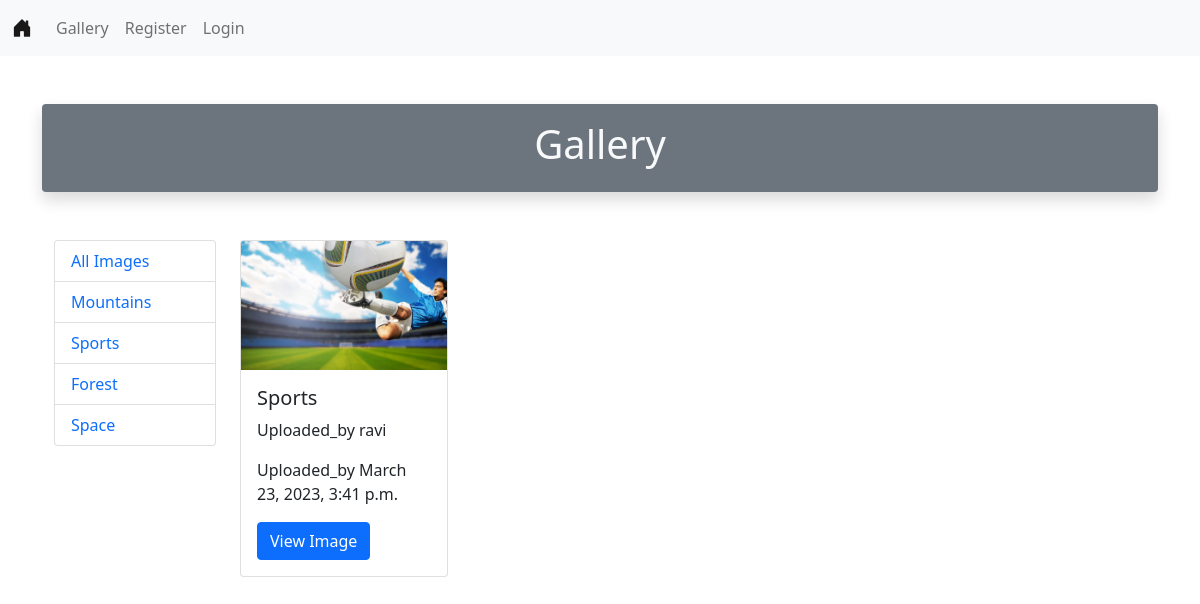
/cat/2/, run on the app's committed database.
### GalleryApp/models.py (models this page shows, shortened)
class CategoryModel(models.Model):
    title=models.CharField(max_length=100)

class ImageModel(models.Model):
    title=models.CharField(max_length=100)
    desc=models.TextField()
    uploaded_by=models.CharField(max_length=100)
    uploaded_at=models.DateTimeField(auto_now_add=True)
    cat=models.ForeignKey(CategoryModel,on_delete=models.CASCADE)
    image=models.ImageField(upload_to='Uploaded_Image/')

### GalleryApp/views.py (the view)
# urls.py: path('cat/<int:id>/',views.Cat_view.as_view(),name='cat'),
class Cat_view(View):
    def get(self,request,id):
        Images=ImageModel.objects.filter(cat=id)
        category=CategoryModel.objects.all()
        context={'category':category,'Images':Images}
        return render(request,'gallery.html',context)

### templates/gallery.html (shortened to what this page needs)
{% extends 'base.html' %}
{% load static %}
{% block body %}
<div class="container my-5 p-3 shadow rounded text-center text-light bg-secondary ">
    <h1 class="diaply-6">Gallery</h1>
</div>
<div class="container my-5">
    <div class="row">
        <div class="col-2">
            <ul class="list-group">
                <li class="list-group-item"><a href="{% url 'gallery' %}" class="text-decoration-none">All Images</a></li>
                {% for cat in category %}
                <li class="list-group-item"><a href="{% url 'cat' cat.id %}" class="text-decoration-none">{{cat.title}}</a></li>
                {% endfor %}
            </ul>
        </div>
        <div class="col-10">
            <div class="row">
                {% for img in Images %}
                <div class="col-3">
                    <div class="card" style="width: 13rem;">
                        <img id="image" src="{{img.image.url}}" class="card-img-top" alt="...">
                        <div class="card-body">
                          <h5 class="card-title">{{img.title}}</h5>
                          <p class="card-text">Uploaded_by {{img.uploaded_by}}</p>
                          <p class="card-text">Uploaded_by {{img.uploaded_at}}</p>
                          <a href="#" class="btn btn-primary">View Image</a>
                        </div>
                      </div>
                </div>
                {% endfor %}
            </div>
        </div>
    </div>
</div>
{% endblock body %}

### data on the page
CategoryModel: title "Mountains"
CategoryModel: title "Sports"
CategoryModel: title "Forest"
CategoryModel: title "Space"
ImageModel: image (picture), title "Sports", uploaded_by "ravi", uploaded_at "March 23, 2023, 3:41 p.m."
